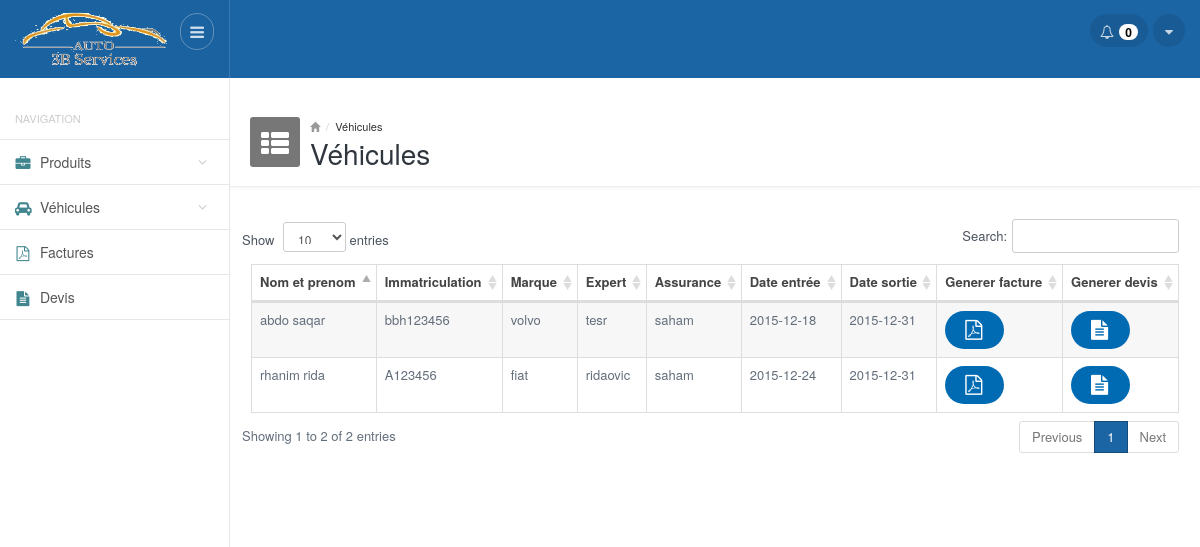
The app's page /vehicules.php (signed in) with its own data.
### tables this page shows
CREATE TABLE IF NOT EXISTS `vehicules` (
  `id` int(11) NOT NULL,
  `nom` varchar(100) NOT NULL,
  `prenom` varchar(100) NOT NULL,
  `immatriculation` varchar(100) NOT NULL,
  `marque` varchar(100) NOT NULL,
  `expere` varchar(100) NOT NULL,
  `assurance` varchar(100) NOT NULL,
  `date_entree` date DEFAULT NULL,
  `date_sortie` date DEFAULT NULL
);

### functions.php (called while the page is built, shortened)
<?php
function getAllVehicules()
{
     $result = mysql_query("SELECT * FROM vehicules ") or die(mysql_error());
     $vihecules = array();
     while($row = mysql_fetch_array($result))
        $vihecules[] = $row;
    return $vihecules;
}
?>

### vehicules.php (the view, shortened to what this page needs)
<?php
require_once __DIR__ . '/functions.php';
require_once __DIR__ . '/header.php'; ?>
<div class="mainpanel">
    <div class="pageheader">
        <div class="media">
            <div class="pageicon pull-left">
                <i class="fa fa-th-list"></i>
            </div>
            <div class="media-body">
                <ul class="breadcrumb">
                    <li><a href="#"><i class="glyphicon glyphicon-home"></i></a></li>
                    <li><a href="#">Véhicules</a></li>
                </ul>
                <h4>Véhicules</h4>
            </div>
        </div>
    </div>
    <div class="contentpanel">
        <div class="panel panel-primary-head">
            <div>
            </div>
            <table id="basicTable" class="table table-striped table-bordered responsive">
                <thead class="">
                    <tr>
                        <th>Nom et prenom</th>
                        <th>Immatriculation</th>
                        <th>Marque</th>
                        <th>Expert</th>
                        <th>Assurance</th>
                        <th>Date entrée</th>
                        <th>Date sortie</th>
                        <th>Generer facture</th>
                        <th>Generer devis</th>
                    </tr>
                </thead>
                <tbody>
                    <?php
                      $vehicules= getAllVehicules();
                      foreach($vehicules as $vehicule){ ?>
                        <tr>
                              <td><?php echo ($vehicule['nom']." ".$vehicule['prenom']); ?> </td>
                              <td><?php echo $vehicule['immatriculation']; ?> </td>
                              <td><?php echo $vehicule['marque']; ?> </td>
                              <td><?php echo $vehicule['expere']; ?> </td>
                              <td><?php echo $vehicule['assurance']; ?> </td>
                              <td><?php echo $vehicule['date_entree']; ?> </td>
                              <td><?php echo $vehicule['date_sortie']; ?> </td>
                              <td class="center"><a class="btn btn-primary blue_b btn-rounded" href="generer_facture.php?id=<?php echo $vehicule['id']; ?>"><i class="fa fa-file-pdf-o"></i></a></td>
                              <td class="center"><a class="btn btn-primary blue_b btn-rounded" href="generer_devis.php?id=<?php echo $vehicule['id']; ?>"><i class="fa fa-file-text"></i></a></td>
                           </tr>
                    <?php } ?>
                </tbody>
            </table>
        </div>
        <br />
    </div>
</div>
<?php
require_once __DIR__ . '/footer.php'; ?>

### css/style.default.css (style rules this page uses)
body { font-size: 13px; color: #636E7B; background-color: #fff; }
a { outline: none !important; }
.mainpanel { margin-left: 230px; }
.pageheader { padding: 20px; border-bottom: 1px solid #eee; padding-bottom: 20px; height: 90px; -webkit-box-shadow: 0 2px 3px rgba(0,0,0,0.03); box-shadow: 0 2px 3px rgba(0,0,0,0.03); }
.pageheader .media { padding: 0; clear: both; }
.pageheader .pageicon { width: 50px; height: 50px; background-color: #777; display: inline-block; color: #fff; font-size: 32px; border-radius: 3px; padding-top: 1px; padding-left: 10px; }
.pageheader .pageicon .fa-th-list { font-size: 28px; margin-left: 1px; }
.pageheader .breadcrumb { margin: 0; padding: 0; background: none; font-size: 11px; color: #999; line-height: 18px; }
.pageheader .breadcrumb li a { color: #333; }
.pageheader .breadcrumb li a i { color: #999; font-size: 10px; }
.pageheader h4 { margin: -2px 0 0 0; font-size: 28px; font-weight: 500; color: #2f363d; line-height: normal; }
.contentpanel { position: relative; padding: 20px; }
.btn-rounded { -moz-border-radius: 100px; -webkit-border-radius: 100px; border-radius: 100px; padding-left: 20px; padding-right: 20px; }
td i { width: 14px; margin-right: 5px; font-size: 20px; top: 1px; position: relative; text-align: center; }
.blue_b { background-color: #006AB3; }

### css/style.datatables.css (style rules this page uses)
.table.dataTable thead .sorting_asc { background-image: url('../images/datatables/sort_asc.png'); }
.table.dataTable thead > tr > th { padding-left: 8px; }

### records on screen
vehicules: nom "rhanim", prenom "rida", immatriculation "A123456", marque "fiat", expere "ridaovic", assurance "saham", date_entree "2015-12-24", date_sortie "2015-12-31"
vehicules: nom "abdo", prenom "saqar", immatriculation "bbh123456", marque "volvo", expere "tesr", assurance "saham", date_entree "2015-12-18", date_sortie "2015-12-31"

### other values on screen
getNotifProducts() "0"
